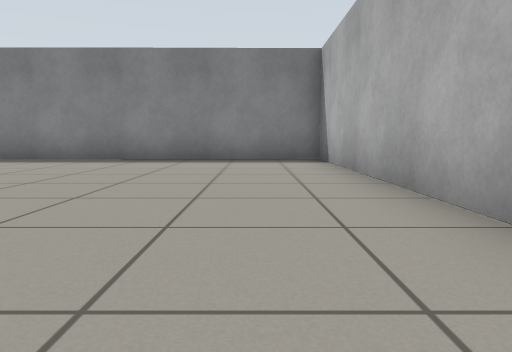
View 1 (above)

14 first-person views from a walk through a robot-simulator world made for Gazebo. The camera is 0.5 m above the floor, tilts 6° down and sees 70° across. The floor is counted in squares, 1 m on a side. Each view is taken from the middle of a square. On the plan, view 1 faces up. The plan holds only what a view shows up to about 9 squares ahead; the rest is blank. The place goes on beyond the plan.

View 2
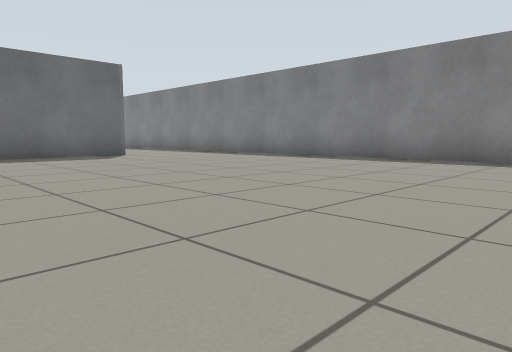

View 3
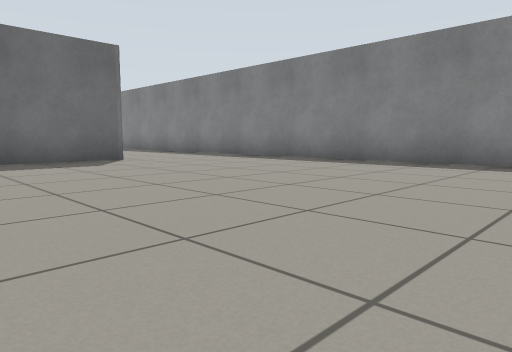

View 4
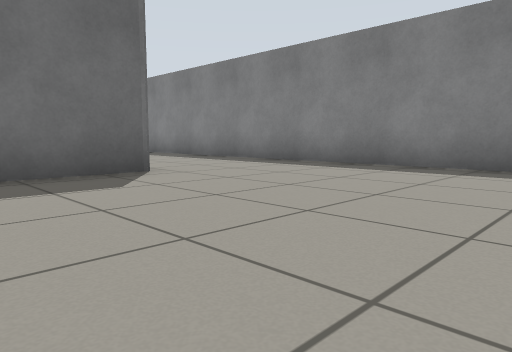

View 5
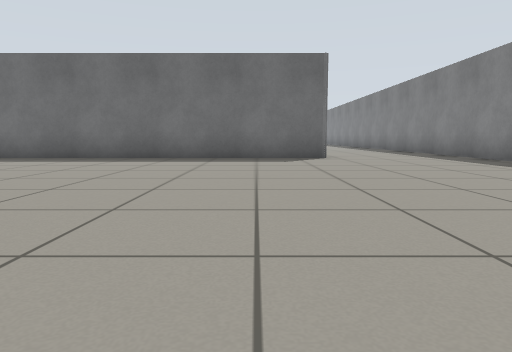

View 6
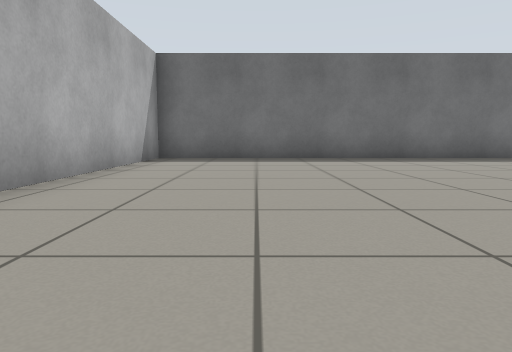

View 7
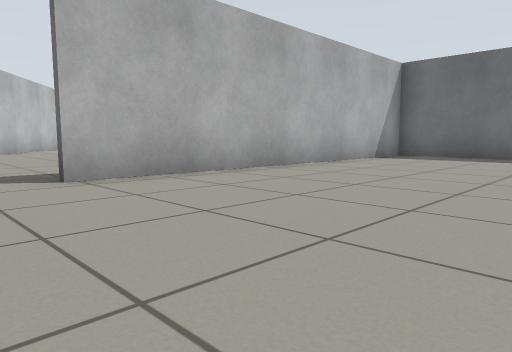

View 8
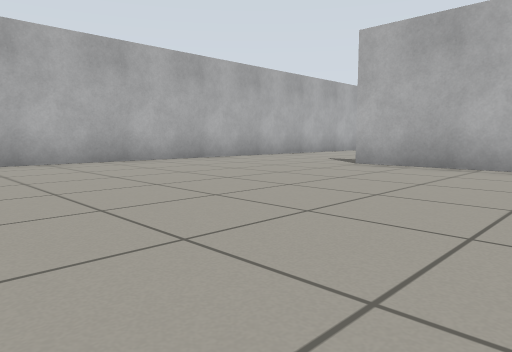

View 9
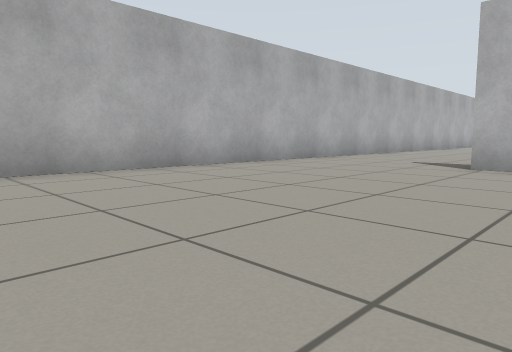

View 10
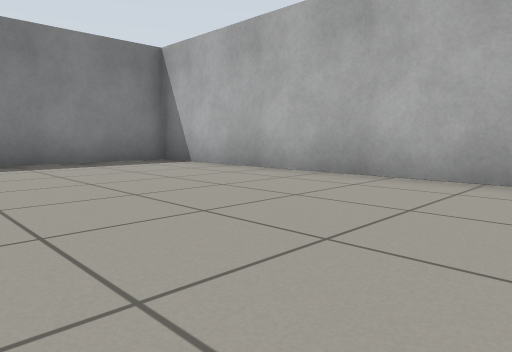

View 11
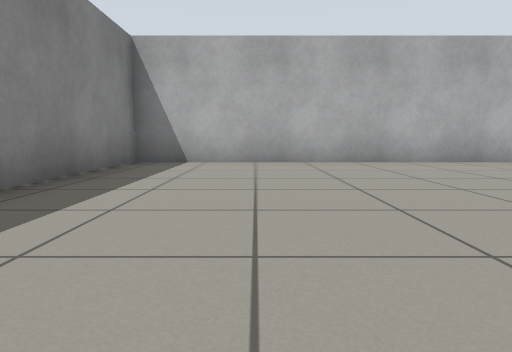

View 12
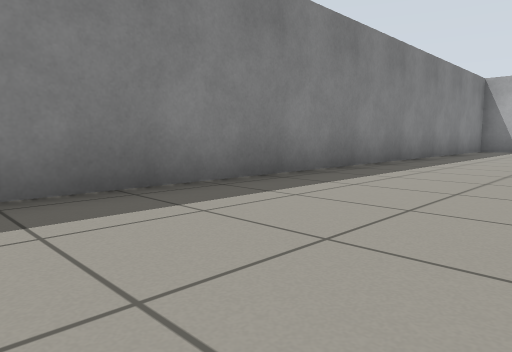

View 13
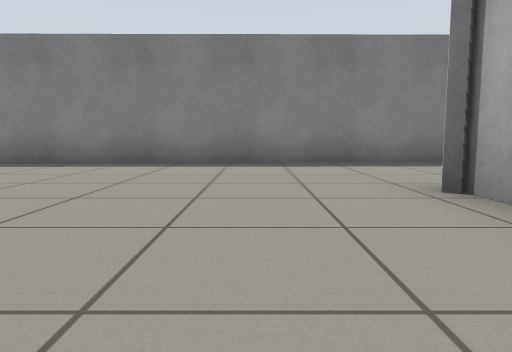

View 14
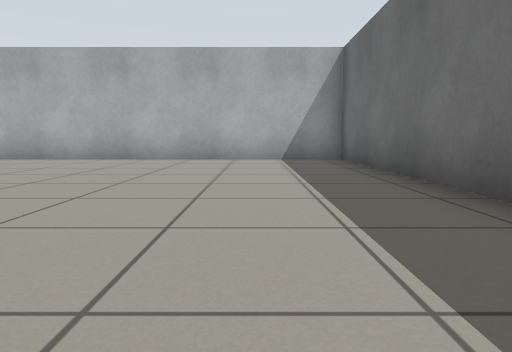

### Floor plan
Points are (right, up) in squares from view 1. A wall is a line through its corners. A room is listed if a view was taken in it or the views show most of it. See-through windows are left out.
Room 1 (views 1, 2, 3, 4, 5, 6, 7, 8, 9, 10, 11, 14)
walls: (-10.9, 4.7) (-11.2, 4.2); (-10.9, 4.8) (-10.9, -5.4) (-2.2, -5.4); (1.5, -4.6) (1.5, 8.5) (-12.4, 8.4)
ways out: opening at (-12.8, 6.5) to room 2; opening at (-0.5, -5.2) to room 2
Room 2 (views 12, 13)
walls: (-11.1, 3.6) (-11.1, 4.4); (-12.4, 8.4) (-18.1, 8.3); (1.5, -6.6) (1.5, -4.6)
ways out: opening at (-12.8, 6.5) to room 1; opening at (-0.5, -5.2) to room 1

Positions as (right, up) in squares from view 1, and headings:
1: (0, 0), facing up
2: (-1, 0), facing up-left
3: (-3, 1), facing up-left
4: (-6, 2), facing up-left
5: (-2, 3), facing left
6: (-2, -3), facing left
7: (-1, -1), facing down-left
8: (-6, 1), facing down-right
9: (-4, 1), facing down-right
10: (-3, 1), facing up-right
11: (-6, 6), facing right
12: (-13, 5), facing up-right
13: (-13, 1), facing up
14: (-9, 3), facing down
